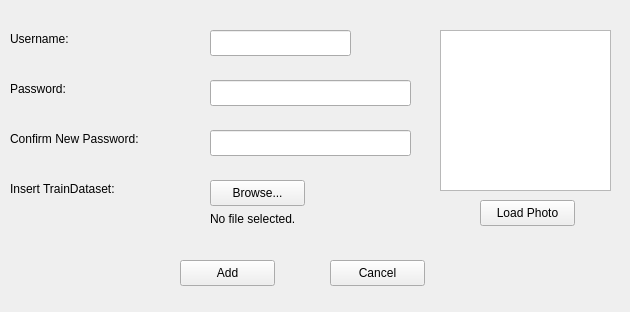
<?xml version="1.0" encoding="UTF-8"?>
<ui version="4.0">
 <class>Form</class>
 <widget class="QWidget" name="Form">
  <property name="geometry">
   <rect>
    <x>0</x>
    <y>0</y>
    <width>630</width>
    <height>312</height>
   </rect>
  </property>
  <property name="windowTitle">
   <string>Add New User</string>
  </property>
  <widget class="QLabel" name="label">
   <property name="geometry">
    <rect>
     <x>10</x>
     <y>30</y>
     <width>101</width>
     <height>18</height>
    </rect>
   </property>
   <property name="text">
    <string>Username:</string>
   </property>
  </widget>
  <widget class="QLabel" name="label_2">
   <property name="geometry">
    <rect>
     <x>10</x>
     <y>80</y>
     <width>101</width>
     <height>18</height>
    </rect>
   </property>
   <property name="text">
    <string>Password:</string>
   </property>
  </widget>
  <widget class="QLabel" name="label_3">
   <property name="geometry">
    <rect>
     <x>10</x>
     <y>130</y>
     <width>191</width>
     <height>18</height>
    </rect>
   </property>
   <property name="text">
    <string>Confirm New Password:</string>
   </property>
  </widget>
  <widget class="QLabel" name="label_4">
   <property name="geometry">
    <rect>
     <x>10</x>
     <y>180</y>
     <width>161</width>
     <height>18</height>
    </rect>
   </property>
   <property name="text">
    <string>Insert TrainDataset:</string>
   </property>
  </widget>
  <widget class="QLineEdit" name="lineEdit">
   <property name="geometry">
    <rect>
     <x>210</x>
     <y>30</y>
     <width>141</width>
     <height>26</height>
    </rect>
   </property>
  </widget>
  <widget class="QLineEdit" name="lineEdit_2">
   <property name="geometry">
    <rect>
     <x>210</x>
     <y>80</y>
     <width>201</width>
     <height>26</height>
    </rect>
   </property>
   <property name="inputMethodHints">
    <set>Qt::ImhHiddenText|Qt::ImhNoAutoUppercase|Qt::ImhNoPredictiveText|Qt::ImhSensitiveData</set>
   </property>
   <property name="echoMode">
    <enum>QLineEdit::Password</enum>
   </property>
  </widget>
  <widget class="QLineEdit" name="lineEdit_3">
   <property name="geometry">
    <rect>
     <x>210</x>
     <y>130</y>
     <width>201</width>
     <height>26</height>
    </rect>
   </property>
   <property name="inputMethodHints">
    <set>Qt::ImhHiddenText|Qt::ImhNoAutoUppercase|Qt::ImhNoPredictiveText|Qt::ImhSensitiveData</set>
   </property>
   <property name="echoMode">
    <enum>QLineEdit::Password</enum>
   </property>
  </widget>
  <widget class="QPushButton" name="pushButton">
   <property name="geometry">
    <rect>
     <x>210</x>
     <y>180</y>
     <width>95</width>
     <height>26</height>
    </rect>
   </property>
   <property name="text">
    <string>Browse...</string>
   </property>
  </widget>
  <widget class="QGraphicsView" name="graphicsView">
   <property name="geometry">
    <rect>
     <x>440</x>
     <y>30</y>
     <width>171</width>
     <height>161</height>
    </rect>
   </property>
  </widget>
  <widget class="QPushButton" name="pushButton_2">
   <property name="geometry">
    <rect>
     <x>480</x>
     <y>200</y>
     <width>95</width>
     <height>26</height>
    </rect>
   </property>
   <property name="text">
    <string>Load Photo</string>
   </property>
  </widget>
  <widget class="QPushButton" name="pushButton_3">
   <property name="geometry">
    <rect>
     <x>180</x>
     <y>260</y>
     <width>95</width>
     <height>26</height>
    </rect>
   </property>
   <property name="text">
    <string>Add</string>
   </property>
  </widget>
  <widget class="QPushButton" name="pushButton_4">
   <property name="geometry">
    <rect>
     <x>330</x>
     <y>260</y>
     <width>95</width>
     <height>26</height>
    </rect>
   </property>
   <property name="text">
    <string>Cancel</string>
   </property>
  </widget>
  <widget class="QLabel" name="label_5">
   <property name="geometry">
    <rect>
     <x>210</x>
     <y>210</y>
     <width>131</width>
     <height>18</height>
    </rect>
   </property>
   <property name="text">
    <string>No file selected.</string>
   </property>
  </widget>
 </widget>
 <resources/>
 <connections/>
</ui>
